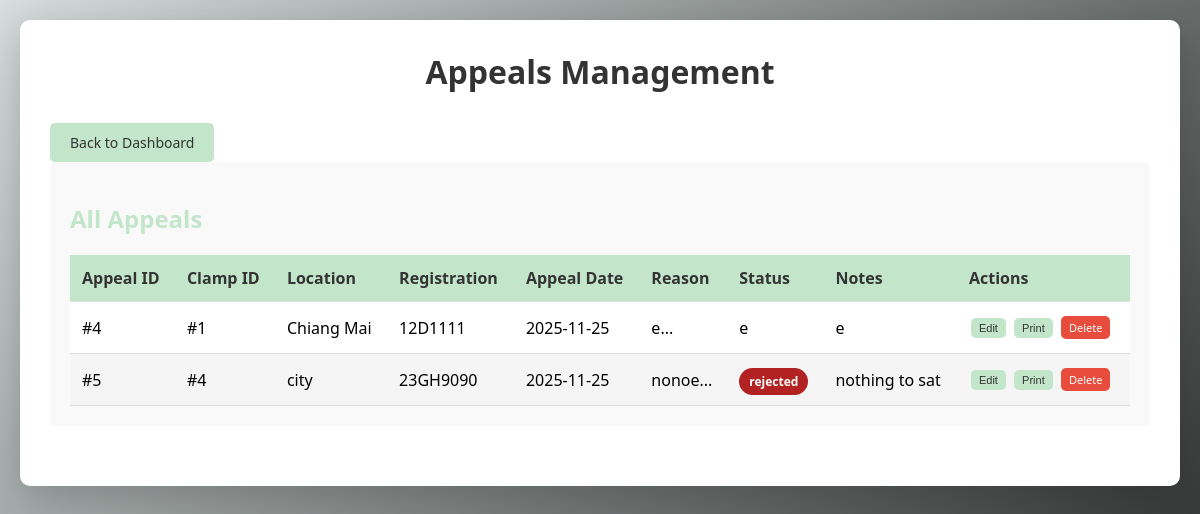
Screenshot of /appeals (signed in) with the database file from the repository.
### app.py (models this page shows, shortened)
class Appeal(db.Model):
    id = db.Column(db.Integer, primary_key=True)
    clamp_id = db.Column(db.Integer, db.ForeignKey('clamp_data.id'), nullable=False)
    clamp = db.relationship('ClampData', backref='appeals')
    appeal_date = db.Column(db.Date, nullable=False, default=datetime.today)
    appeal_reason = db.Column(db.Text, nullable=False)
    appeal_status = db.Column(db.String(50), default='Pending')  # Pending, Approved, Rejected
    notes = db.Column(db.Text)
    created_at = db.Column(db.DateTime, default=datetime.utcnow)

class ClampData(db.Model):
    id = db.Column(db.Integer, primary_key=True)
    location = db.Column(db.String(200), nullable=False)
    registration = db.Column(db.String(100))
    clamp_date = db.Column(db.Date, nullable=False)
    time_in = db.Column(db.Time, nullable=False)
    time_released = db.Column(db.Time)
    offense = db.Column(db.String(300), nullable=False)
    payment_status = db.Column(db.String(50), default='Processing')  # Paid, Not Paid, Processing
    amount_paid = db.Column(db.Float, default=0.0)
    created_at = db.Column(db.DateTime, default=datetime.utcnow)

### app.py (the view)
@app.route('/appeals')
def appeals():
    all_appeals = Appeal.query.all()
    return render_template('appeals.html', appeals=all_appeals)

### app.py (called while the page is built)
@app.context_processor
def inject_common():
    return {'current_year': datetime.now().year}

@app.before_request
def require_login():
    whitelist = {'login', 'static', 'service_worker'}
    ep = request.endpoint
    if not ep:
        return
    if ep.split('.')[-1] in whitelist:
        return
    if session.get('user_id'):
        return
    return redirect(url_for('login', next=request.path))

### templates/appeals.html (shortened to what this page needs)
<!DOCTYPE html>
<html lang="en">
<head>
    <link rel="stylesheet" href="{{ url_for('static', filename='css/style.css') }}">
</head>
<body>
    <div class="container">
        <h1>Appeals Management</h1>
        <a href="/" class="btn">Back to Dashboard</a>
        <div class="appeals-section">
            <h2>All Appeals</h2>
            {% if appeals %}
                <table class="appeals-table">
                    <thead>
                        <tr>
                            <th>Appeal ID</th>
                            <th>Clamp ID</th>
                            <th>Location</th>
                            <th>Registration</th>
                            <th>Appeal Date</th>
                            <th>Reason</th>
                            <th>Status</th>
                            <th>Notes</th>
                            <th>Actions</th>
                        </tr>
                    </thead>
                    <tbody>
                        {% for appeal in appeals %}
                        <tr id="appeal-row-{{ appeal.id }}">
                            <td>#{{ appeal.id }}</td>
                            <td>#{{ appeal.clamp_id }}</td>
                            <td>{{ appeal.clamp.location if appeal.clamp else 'N/A' }}</td>
                            <td>{{ appeal.clamp.registration if appeal.clamp else 'N/A' }}</td>
                            <td>{{ appeal.appeal_date.strftime('%Y-%m-%d') }}</td>
                            <td>{{ appeal.appeal_reason[:50] }}...</td>
                            <td>
                                <span class="status-{{ appeal.appeal_status.lower() }}">
                                    {{ appeal.appeal_status }}
                                </span>
                            </td>
                            <td>{{ appeal.notes or 'N/A' }}</td>
                            <td>
                                <button class="btn btn-edit btn-sm" onclick="editAppeal({{ appeal.id }})">Edit</button>
                                <button class="btn btn-print btn-sm" onclick="printAppeal({{ appeal.id }})">Print</button>
                                <a href="/delete-appeal/{{ appeal.id }}" class="btn btn-delete btn-sm" onclick="return confirm('Delete this appeal?')">Delete</a>
                            </td>
                        </tr>
                        {% endfor %}
                    </tbody>
                </table>
            {% else %}
                <p class="no-data">No appeals found.</p>
            {% endif %}
        </div>
    </div>
</body>
</html>

### static/css/style.css (style rules this page uses)
* { margin: 0; padding: 0; box-sizing: border-box; }
body { font-family: 'Segoe UI', Tahoma, Geneva, Verdana, sans-serif; background: linear-gradient(135deg, #d8dede 0%, #1c1f1d 100%); min-height: 100vh; padding: 20px; }
.container { max-width: 1200px; margin: 0 auto; background: white; border-radius: 10px; padding: 30px; box-shadow: 0 10px 40px rgba(0,0,0,0.2); }
h1 { color: #333; margin-bottom: 30px; text-align: center; }
h2 { color: #c3e6cb; margin: 20px 0; }
.btn { padding: 10px 20px; background: #c3e6cb; color: #333; border: none; border-radius: 5px; cursor: pointer; font-size: 14px; transition: all 0.3s; text-decoration: none; display: inline-block; }
.btn-edit, .btn-delete { padding: 6px 12px; font-size: 12px; margin: 0 5px; }
.btn-delete { background: #e74c3c; color: white; }
.btn-sm { padding: 4px 8px; font-size: 11px; margin: 2px; }
.status-not-paid, .status-rejected { background: #b22222; color: #ffffff; padding: 5px 10px; border-radius: 20px; font-size: 12px; font-weight: 700; }
.appeals-section { background: #f9f9f9; padding: 20px; border-radius: 5px; margin-bottom: 30px; }
.appeals-table { width: 100%; border-collapse: collapse; margin-top: 20px; background: white; }
.appeals-table thead { background: #c3e6cb; color: #333; }
.appeals-table th, .appeals-table td { padding: 12px; text-align: left; border-bottom: 1px solid #ddd; }
.appeals-table tbody tr:nth-child(even) { background: #f5f5f5; }
.btn-print { background: #c3e6cb; color: #333; }

### rows the page displays
Appeal: id "4", clamp_id "1", clamp "Chiang Mai", clamp "12D1111", appeal_date "2025-11-25", appeal_reason "e", appeal_status "e", notes "e"
Appeal: id "5", clamp_id "4", clamp "city", clamp "23GH9090", appeal_date "2025-11-25", appeal_reason "nonoe", appeal_status "rejected", notes "nothing to sat"
